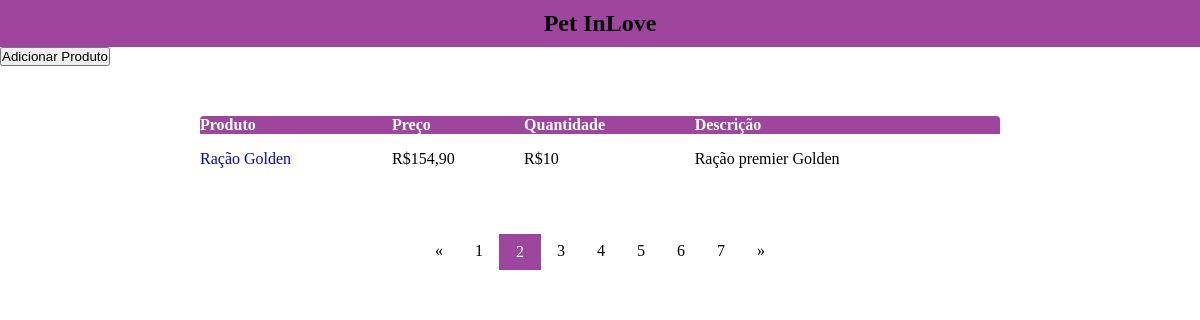
The app's page /inicio/, older data.
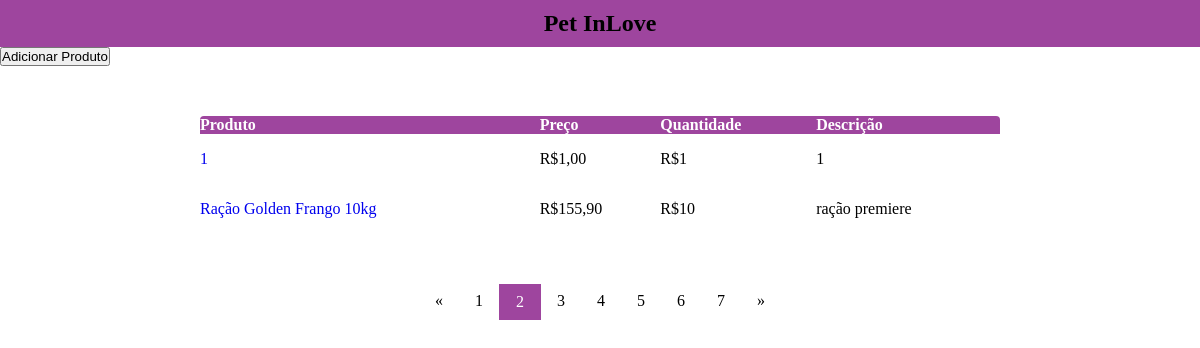
The same page, newer data.
### stockADS/models.py (models this page shows, shortened)
class Products(models.Model):
  itens = [
    ('1','P'),
    ('2', 'M'),
    ('3', 'G'),
    ('4', 'GG')
  ]
  name = models.CharField(max_length=255)
  category = models.ForeignKey(Categories, on_delete=models.CASCADE, blank=True)
  picture = models.ImageField(blank=False)
  cod = models.IntegerField(unique=True)
  price = models.DecimalField(max_digits=12, decimal_places=2)
  description = models.TextField()
  size = models.CharField(choices=itens, max_length=255)
  qtd = models.IntegerField()
  discount = models.IntegerField()
  created_at = models.DateTimeField()
  in_stock = models.BooleanField(default=False)
  class Meta:
    verbose_name = 'Product'
    verbose_name_plural = 'Products'

### stockADS/views.py (the view)
# urls.py: path('inicio/', views.index, name='home'),
def index(request):
  produtos = Products.objects.all()
  return render(request, 'pages/index.html', {'produtos':produtos})

### stockADS/templates/pages/index.html (shortened to what this page needs)
{% load static %}
<!DOCTYPE html>
<html lang="en">
<head>
  <link rel="stylesheet" href="{% static 'css/global.css' %}">
</head>
<body>
  <nav class="navbar">
    <h2>Pet InLove</h2>
  </nav>
  <main>
    <section id="products" class="about">
      <table class="table">
        <thead>
          <th>Produto</th>
          <th>Preço</th>
          <th>Quantidade</th>
          <th>Descrição</th>
        </thead>
        <tbody>
          <div>
            <a href="{% url 'add-product' %}">
              <button class="botao">Adicionar Produto</button>
            </a>
          </div>
          <tr>
            {% for produto in produtos %}
            <td>
              <a href="{% url 'product-detail' produto.id %}">
              {{ produto.name}}</td>
            <td>R${{ produto.price }}</td>
            <td>R${{ produto.qtd }}</td>
            <td>{{ produto.description }}</td>
          </tr>
          {% endfor %}
        </tbody>
      </table>
      <div class="paginação">
      <ul class="pagination">
        <li><a href="#">«</a></li>
        <li><a href="#">1</a></li>
        <li><a class="active" href="#">2</a></li>
        <li><a href="#">3</a></li>
        <li><a href="#">4</a></li>
        <li><a href="#">5</a></li>
        <li><a href="#">6</a></li>
        <li><a href="#">7</a></li>
        <li><a href="#">»</a></li>
      </ul>
    </div>
</body>
</html>

### templates/static/css/global.css (style rules this page uses)
* { margin: 0; padding: 0; box-sizing: border-box; list-style: none; text-decoration: none; border-collapse: collapse; scroll-behavior: smooth; }
.botao { display: flex; justify-content: center; }
.navbar { background-color: #9e459e; display: flex; justify-content: center; padding: 10px 20px; font-style: normal; }
.table { background-color: #ffffff; width: 90%; max-width: 800px; margin: 50px auto; text-align: left; border-radius: 4px 4px 0 0; overflow: hidden; }
.paginação { text-align: center; }
ul.pagination { display: inline-block; padding: 0; }
ul.pagination li { display: inline; }
ul.pagination li a { color: black; float: left; padding: 8px 16px; text-decoration: none; transition: background-color .3s; }
ul.pagination li a.active { background-color: #9e459e; color: white; border: 1px solid #9e459e; }
.table > thead { background-color: #9e459e; color: white; padding: 26px 0; }
.table > tbody > tr > td { padding: 16px 0; }

Row changes from the older to the newer data that the page shows:
removed Products: name "Ração Golden", price "154,90", qtd "10", description "Ração premier Golden"
added Products: name "1", price "1,00", qtd "1", description "1"
added Products: name "Ração Golden Frango 10kg", price "155,90", qtd "10", description "ração premiere"
